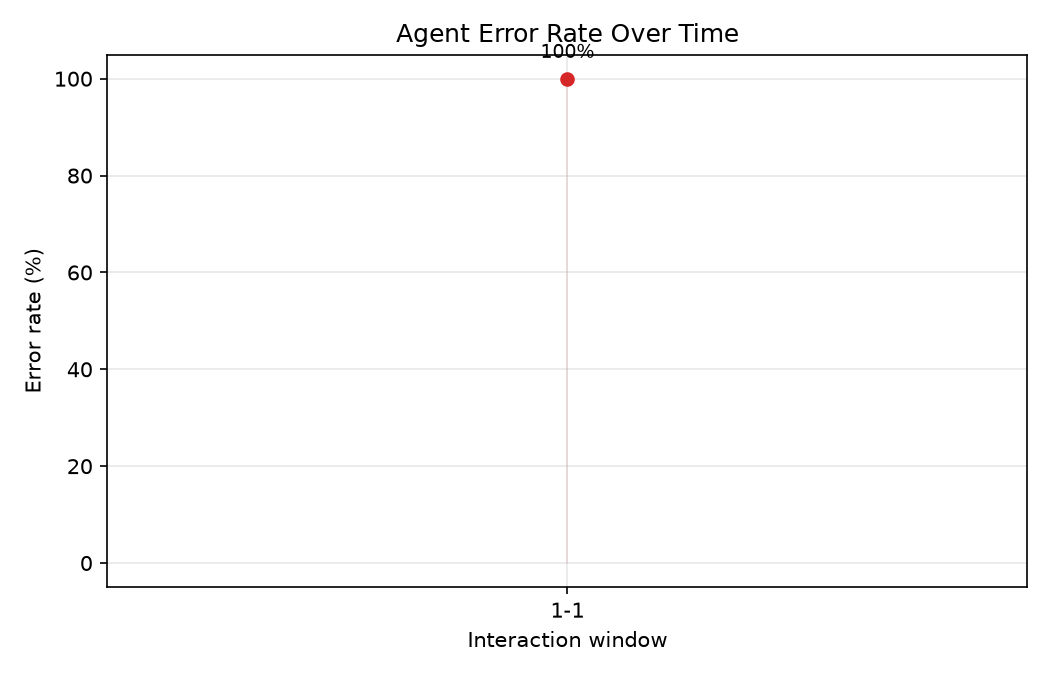

Here is the Python script that generated this plot:
"""
learning_curve.py

Turns the performance log into a chart: error rate over the course of the
conversation, in windows of 5 interactions (1-5, 6-10, 11-15, 16-20). If the
agent is genuinely learning from corrections, this line should trend
downward that visual trend IS the "proof" this project is about.
"""
dd
from __future__ import annotations

from typing import List, Tuple

import matplotlib.pyplot as plt

from performance_tracker import PerformanceTracker


def compute_windowed_error_rates(tracker: PerformanceTracker, window_size: int = 5,
                                  total_interactions: int = 20) -> List[Tuple[str, float]]:
    """Returns [("1-5", 1.0), ("6-10", 0.33), ...] -- error rate per window."""
    results = []
    for start in range(1, total_interactions + 1, window_size):
        end = min(start + window_size - 1, total_interactions)
        rate = tracker.get_error_rate(start, end)
        results.append((f"{start}-{end}", rate))
    return results


def plot_learning_curve(tracker: PerformanceTracker, save_path: str = "learning_curve.png",
                         window_size: int = 5, total_interactions: int = 20):

    windows = compute_windowed_error_rates(tracker, window_size, total_interactions)
    labels = [w[0] for w in windows]
    rates = [w[1] * 100 for w in windows]  # as percentages

    fig, ax = plt.subplots(figsize=(7, 4.5))
    ax.plot(labels, rates, marker="o", linewidth=2, color="#d62728")
    ax.fill_between(range(len(labels)), rates, alpha=0.1, color="#d62728")

    ax.set_title("Agent Error Rate Over Time")
    ax.set_xlabel("Interaction window")
    ax.set_ylabel("Error rate (%)")
    ax.set_ylim(-5, 105)
    ax.grid(True, alpha=0.3)

    for i, rate in enumerate(rates):
        ax.annotate(f"{rate:.0f}%", (i, rate), textcoords="offset points",
                     xytext=(0, 10), ha="center", fontsize=9)

    fig.tight_layout()
    fig.savefig(save_path, dpi=150)
    return fig


if __name__ == "__main__":
    tracker = PerformanceTracker(db_path="performance.db")
    windows = compute_windowed_error_rates(tracker)
    print("Error rate by interaction window:")
    for label, rate in windows:
        print(f"  {label}: {rate:.0%}")
    plot_learning_curve(tracker)
    print("\nSaved chart to learning_curve.png")
    tracker.close()
